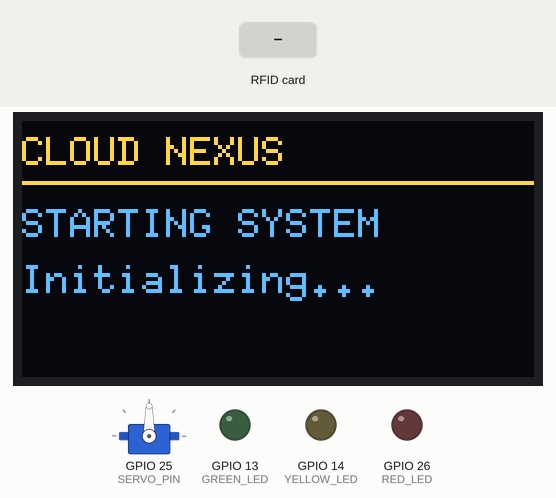
Simulated run of this sketch. Board: ESP32. On the bench: 128×64 one-colour display, servo, output pins drawn as LEDs (lit = HIGH). Wiring (inferred from the names in the program): IR receiver: data GPIO 27. Inputs (shaded band) come from the test bench. The OLED is the two-colour kind (top 16 rows yellow); what the sketch prints to the serial monitor is not drawn.

Above: at 0.7 s.
At 2.5 s:
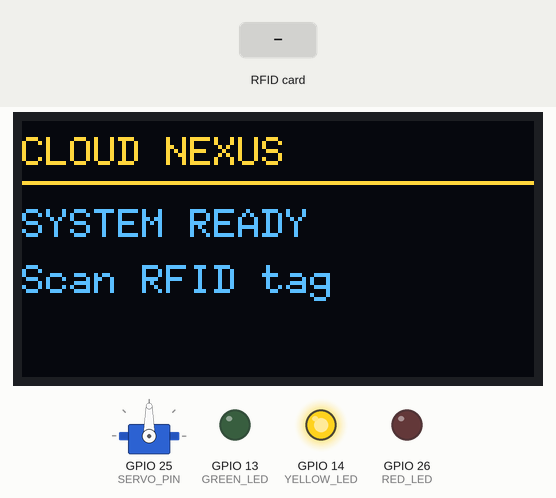
2.6 s: RFID card 5E 7A 19 C4 held to the reader
At 3.5 s:
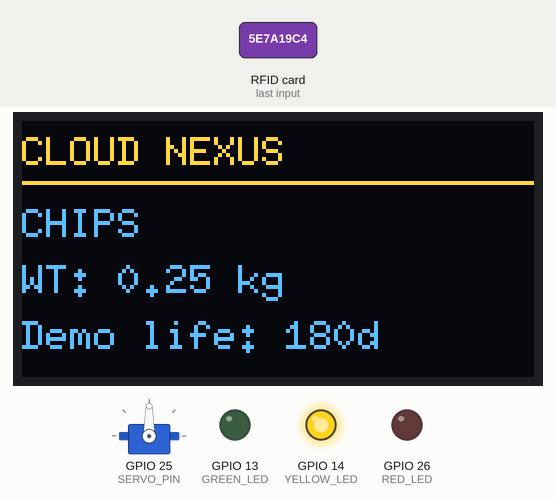
Timing chart, 0 to 5.6 s (numbered marks = the images above; inputs shaded):
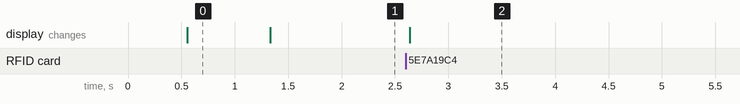

Measured:
- after the input at 2.6 s, the display: changes at once (image 2)
- what the display in image 0 shows lasts 0.7 s, from 0.6 s to 1.3 s

The sketch:

teammate_demo.ino
```cpp
#include <Wire.h>
#include <SPI.h>
#include <MFRC522.h>
#include <U8g2lib.h>
#include <ESP32Servo.h>

// ===================================
// CLOUD NEXUS - FINAL DEMO CODE
// ONE RFID TAG = THREE PRODUCTS
// ===================================

// OLED
#define OLED_SDA 16
#define OLED_SCL 22

// RFID
#define RFID_SS 5
#define RFID_RST 21

// IR and servo
#define IR_PIN 27
#define SERVO_PIN 25

// LEDs
#define GREEN_LED 13
#define YELLOW_LED 14
#define RED_LED 26

// IR module normally returns LOW
// when an object is detected
const bool IR_ACTIVE_LOW = true;

// Servo positions
const int LEFT_ANGLE = 30;
const int CENTER_ANGLE = 90;
const int RIGHT_ANGLE = 150;

// Your working 1.3-inch SH1106 OLED
U8G2_SH1106_128X64_NONAME_F_HW_I2C oled(
  U8G2_R0, U8X8_PIN_NONE
);

MFRC522 rfid(RFID_SS, RFID_RST);
Servo gate;

// Demo product database
const char* productNames[] = {
  "CHIPS",
  "RICE BAG",
  "GROCERY BOX"
};

const float productWeights[] = {
  0.25,
  15.0,
  8.0
};

// Simulated shelf life, in days
const int shelfLife[] = {
  180,
  365,
  90
};

// Single RFID demo mode
int nextProduct = 0;
int selectedProduct = -1;

String scannedUID = "";

bool waitingForParcel = false;
bool irArmed = false;
bool previousIR = false;

unsigned long clearStart = 0;

// ===================================
// OLED DISPLAY
// ===================================
void showOLED(String line1,
              String line2 = "",
              String line3 = "") {

  oled.clearBuffer();
  oled.setFont(u8g2_font_6x10_tf);

  oled.drawStr(0, 11, "CLOUD NEXUS");
  oled.drawHLine(0, 15, 128);

  oled.drawStr(0, 29, line1.c_str());
  oled.drawStr(0, 43, line2.c_str());
  oled.drawStr(0, 57, line3.c_str());

  oled.sendBuffer();
}

// ===================================
// LED FUNCTIONS
// ===================================
void allLEDsOff() {
  digitalWrite(GREEN_LED, LOW);
  digitalWrite(YELLOW_LED, LOW);
  digitalWrite(RED_LED, LOW);
}

void readyLED() {
  allLEDsOff();
  digitalWrite(YELLOW_LED, HIGH);
}

void leftLED() {
  allLEDsOff();
  digitalWrite(GREEN_LED, HIGH);
}

void rightLED() {
  allLEDsOff();
  digitalWrite(RED_LED, HIGH);
}

// ===================================
// IR SENSOR
// ===================================
bool objectDetected() {
  int value = digitalRead(IR_PIN);

  if (IR_ACTIVE_LOW) {
    return value == LOW;
  }

  return value == HIGH;
}

// ===================================
// RFID UID READER
// ===================================
String readUID() {
  String uid = "";

  for (byte i = 0; i < rfid.uid.size; i++) {

    if (rfid.uid.uidByte[i] < 16) {
      uid += "0";
    }

    uid += String(rfid.uid.uidByte[i], HEX);
  }

  uid.toUpperCase();
  return uid;
}

// ===================================
// SCAN RFID
// ===================================
void scanRFID() {

  if (waitingForParcel) return;

  if (!rfid.PICC_IsNewCardPresent()) return;
  if (!rfid.PICC_ReadCardSerial()) return;

  scannedUID = readUID();

  rfid.PICC_HaltA();
  rfid.PCD_StopCrypto1();

  // MAIN CHANGE:
  // Same tag cycles through 3 products
  selectedProduct = nextProduct;
  nextProduct = (nextProduct + 1) % 3;

  waitingForParcel = true;

  String name = productNames[selectedProduct];
  String weight =
    String(productWeights[selectedProduct], 2) + " kg";

  Serial.println();
  Serial.println("========= RFID SCAN =========");
  Serial.println("UID: " + scannedUID);
  Serial.println("Product: " + name);
  Serial.println("Weight: " + weight);
  Serial.println("Demo shelf life: " +
                 String(shelfLife[selectedProduct]) +
                 " days");
  Serial.println("Waiting for IR detection...");

  showOLED(
    name,
    "WT: " + weight,
    "Demo life: " +
    String(shelfLife[selectedProduct]) + "d"
  );

  readyLED();
}

// ===================================
// SORT PRODUCT
// ===================================
void sortProduct() {

  if (selectedProduct < 0) return;

  float weight = productWeights[selectedProduct];

  String direction;

  if (weight > 10.0) {

    direction = "RIGHT";
    gate.write(RIGHT_ANGLE);
    rightLED();

  } else {

    direction = "LEFT";
    gate.write(LEFT_ANGLE);
    leftLED();
  }

  showOLED(
    productNames[selectedProduct],
    "WT: " + String(weight, 2) + " kg",
    "SORTED: " + direction
  );

  Serial.println();
  Serial.println("====== SORTING COMPLETE ======");
  Serial.println("RFID: " + scannedUID);
  Serial.println("Product: " +
                 String(productNames[selectedProduct]));
  Serial.println("Weight: " +
                 String(weight, 2) + " kg");
  Serial.println("Sorting lane: " + direction);
  Serial.println("Demo shelf life: " +
                 String(shelfLife[selectedProduct]) +
                 " days");
  Serial.println("Cloud sync: NOT CONNECTED");
  Serial.println("==============================");

  // Hold sorting position
  delay(1500);

  // Return servo to center
  gate.write(CENTER_ANGLE);
  delay(400);

  waitingForParcel = false;
  selectedProduct = -1;
  scannedUID = "";

  irArmed = false;
  clearStart = 0;

  readyLED();

  showOLED(
    "SORT COMPLETE",
    "Scan next RFID"
  );

  delay(700);

  showOLED(
    "SYSTEM READY",
    "Scan RFID tag"
  );

  previousIR = objectDetected();
}

// ===================================
// SETUP
// ===================================
void setup() {

  Serial.begin(115200);
  delay(500);

  Serial.println();
  Serial.println("CLOUD NEXUS STARTING");

  // LEDs
  pinMode(GREEN_LED, OUTPUT);
  pinMode(YELLOW_LED, OUTPUT);
  pinMode(RED_LED, OUTPUT);

  allLEDsOff();

  // SH1106 OLED
  Wire.begin(OLED_SDA, OLED_SCL);
  oled.begin();

  showOLED(
    "STARTING SYSTEM",
    "Initializing..."
  );

  // RFID
  SPI.begin(18, 19, 23, RFID_SS);
  rfid.PCD_Init();

  // IR sensor
  pinMode(IR_PIN, INPUT);

  // Servo
  gate.setPeriodHertz(50);
  gate.attach(SERVO_PIN, 500, 2400);
  gate.write(CENTER_ANGLE);

  delay(700);

  readyLED();

  showOLED(
    "SYSTEM READY",
    "Scan RFID tag"
  );

  previousIR = objectDetected();

  Serial.println("RFID READY");
  Serial.println("SH1106 OLED READY");
  Serial.println("IR SENSOR CONFIGURED");
  Serial.println("SERVO CENTERED");
  Serial.println("ALL LEDs READY");
  Serial.println("SINGLE RFID DEMO MODE");
}

// ===================================
// MAIN LOOP
// ===================================
void loop() {

  // Step 1: Scan tag
  scanRFID();

  // Step 2: Check IR sensor
  bool present = objectDetected();

  // Sensor must be clear for 400 ms
  if (!present) {

    if (clearStart == 0) {
      clearStart = millis();
    }

    if (millis() - clearStart >= 400) {
      irArmed = true;
    }

  } else {
    clearStart = 0;
  }

  // Detect a new arriving object
  bool newObject = present && !previousIR;

  // Step 3: Sort automatically
  if (waitingForParcel &&
      irArmed &&
      newObject) {

    irArmed = false;
    sortProduct();
  }

  previousIR = objectDetected();

  delay(30);
}
```
